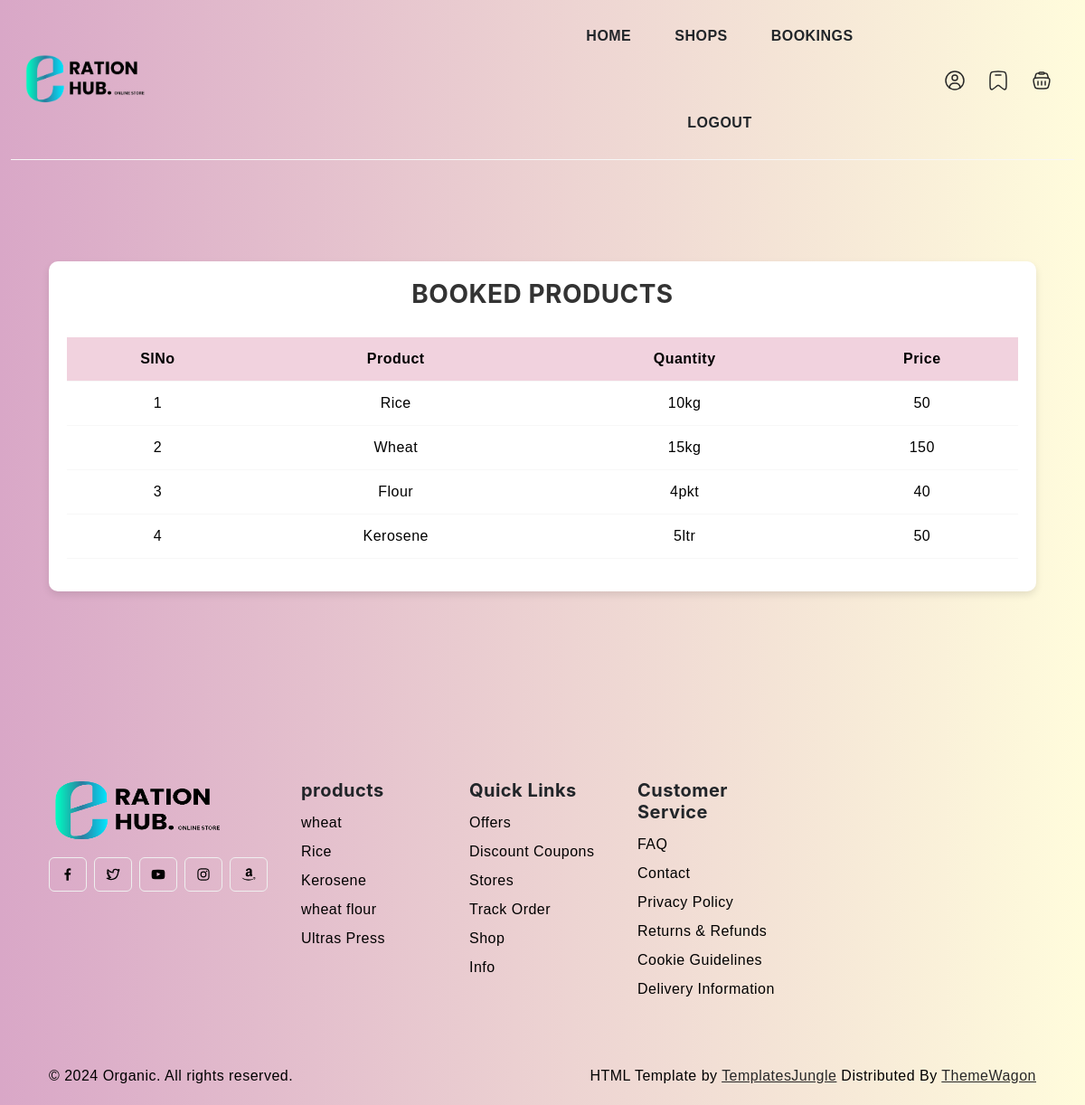
Screenshot of /Project/User/BookedItems.php?cid=14 with the database file from the repository.
### tables this page shows
CREATE TABLE `tbl_rationlist` (
  `rationlist_id` int(11) NOT NULL,
  `product_id` int(11) NOT NULL,
  `product_qty` varchar(100) NOT NULL,
  `product_price` varchar(60) NOT NULL,
  `ration_id` int(11) NOT NULL
);

CREATE TABLE `tbl_product` (
  `product_id` int(11) NOT NULL,
  `product_name` varchar(60) NOT NULL,
  `product_status` int(11) NOT NULL DEFAULT 0
);

### Project/User/BookedItems.php (the view, shortened to what this page needs)
<?php
include("../Assets/Connection/connection.php");
include("Head.php");
?>
<!DOCTYPE html PUBLIC "-//W3C//DTD XHTML 1.0 Transitional//EN" "http://www.w3.org/TR/xhtml1/DTD/xhtml1-transitional.dtd">
<html xmlns="http://www.w3.org/1999/xhtml">
<head>
</head>
<body>
<div class="container mt-5">
    <div class="row justify-content-center">
        <div class="col-md-13">
            <div class="table-wrapper">
                <form id="form1" name="form1" method="post" action="">
                    <h3 align="center">Booked Products</h3>
                    <table class="table table-hover">
                    <thead class="thead-light">
                        <tr>
                        <th>SlNo</th>
                        <th>Product</th>
                        <th>Quantity</th>
                        <th>Price</th>
                        </tr>
                    </thead>
                    <tbody>
                        <?php
                                    $selQry = "select *from tbl_rationlist r inner join  tbl_product p  on p.product_id = r.product_id where  r.ration_id = ".$_GET['cid'];
                                    $result = $Con->query($selQry);
                                    $i = 0;
                                    while ($data = $result->fetch_assoc())
                                    {
                                        $i++;
                        ?>
                                    <tr>
                                    <td><?php echo $i ?></td>
                                        <td><?php echo $data['product_name'] ?></td>
                                        <td><?php echo $data['product_qty'] ?></td>
                                        <td><?php echo $data['product_price'] ?></td>
                                    </tr>
                    </tbody>
                                <?php
                                }
                                ?>
                </table>
                </form>
            </div>
        </div>
    </div>
</div>
</body>
</html>
<?php
include("Foot.php");
?>

### Project/Assets/Templates/User/style.css (style rules this page uses)
body { --heading-font : "Inter", sans-serif; --bs-link-color: #ffd500; --bs-link-hover-color:#333; --bs-link-color-rgb: 40,40,40; --bs-link-hover-color-rgb: 0,0,0; --bs-light-rgb: 248, 248, 248; --bs-font-sans-serif: "Inter", sans-serif; --bs-body-font-family: var(--bs-font-sans-serif); --bs-body-font-size: 1rem; --bs-body-font-weight: 400; --bs-body-line-height: 2; --bs-body-color: #000000; --bs-primary: #10a08d; --bs-primary-rgb: 107, 178, 82; --bs-secondary: #ffffff; --bs-secondary-rgb: 54, 65, 39; --bs-danger: #f94509; --bs-danger-rgb: 249, 95, 9; --bs-success: #a3be4c; --bs-success-rgb: 163, 190, 76; --bs-primary-bg-subtle: #FFF9EB; --bs-success-bg-subtle: #eef5e5; --bs-border-color: #F7F7F7; }
body { letter-spacing: 0.03em; }
h1,h2,h3,h4,h5,h6 { font-family: var(--heading-font); color: var(--bs-dark); font-weight: 700; }
.container, .container-fluid, .container-lg, .container-md, .container-sm, .container-xl, .container-xxl { --bs-gutter-x: 3rem; }

### Project/Assets/Templates/form.css (style rules this page uses)
body { background: linear-gradient(to right, #d9a7c7, #fffcdc); font-family: 'Arial', sans-serif; }

### Project/User/BookedItems.php (style rules this page uses)
body { background: linear-gradient(to right, #d9a7c7, #fffcdc); font-family: 'Arial', sans-serif; }
.table-wrapper { background-color: #fff; padding: 20px; border-radius: 10px; box-shadow: 0 4px 8px rgba(0, 0, 0, 0.1); }
h3 { color: #333; font-weight: bold; text-transform: uppercase; margin-bottom: 30px; text-align: center; }
.table thead th { background-color: #f1d2de; color: #000000; text-align: center; }
.table tbody td { text-align: center; }

### rows the page displays
tbl_rationlist: product.product_name "Rice", product_qty "10kg", product_price "50"
tbl_rationlist: product.product_name "Wheat", product_qty "15kg", product_price "150"
tbl_rationlist: product.product_name "Flour", product_qty "4pkt", product_price "40"
tbl_rationlist: product.product_name "Kerosene", product_qty "5ltr", product_price "50"
